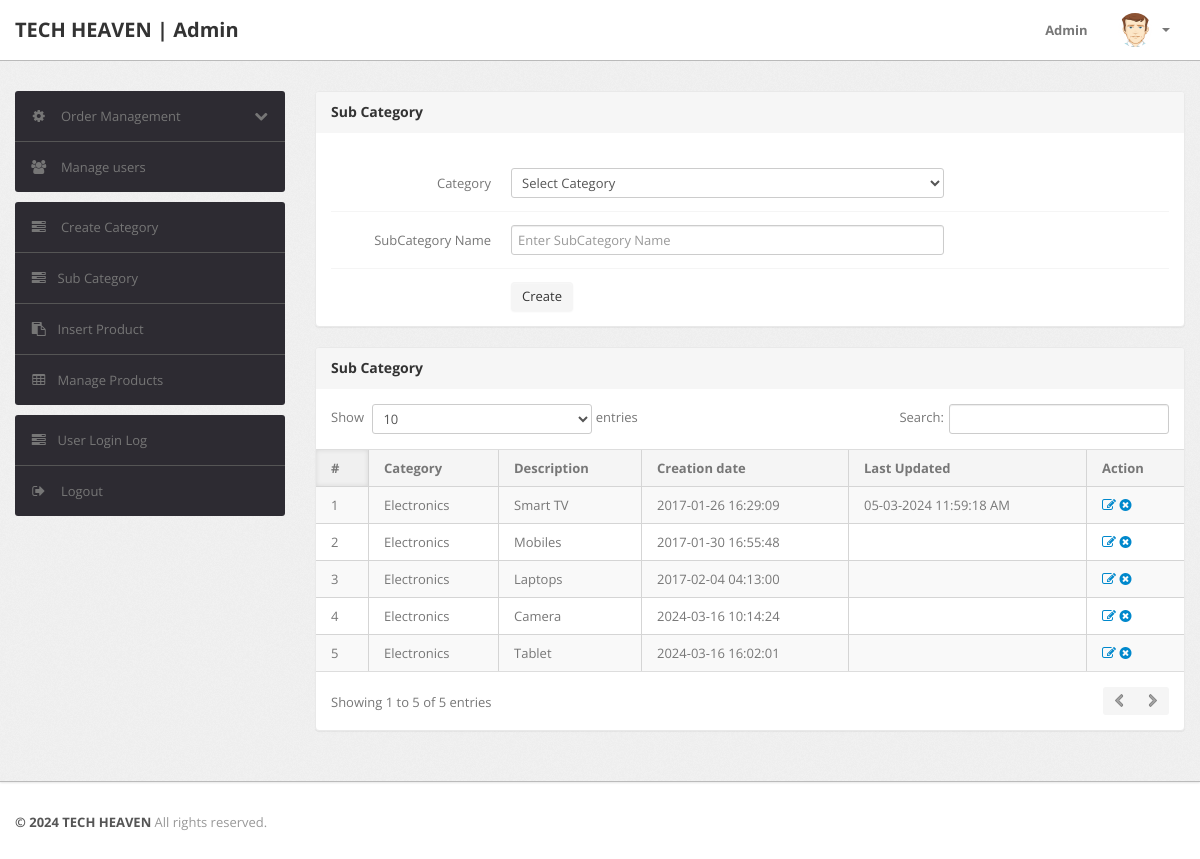
Page /admin/subcategory.php (signed in) on the committed database.
### tables this page shows
CREATE TABLE `subcategory` (
  `id` int(11) NOT NULL,
  `categoryid` int(11) DEFAULT NULL,
  `subcategory` varchar(255) DEFAULT NULL,
  `creationDate` timestamp NULL DEFAULT current_timestamp(),
  `updationDate` varchar(255) DEFAULT NULL
);

CREATE TABLE `category` (
  `id` int(11) NOT NULL,
  `categoryName` varchar(255) DEFAULT NULL,
  `categoryDescription` longtext DEFAULT NULL,
  `creationDate` timestamp NOT NULL DEFAULT current_timestamp(),
  `updationDate` varchar(255) DEFAULT NULL
);

### admin/subcategory.php (the view, shortened to what this page needs)
<?php
include('include/config.php');
if(strlen($_SESSION['alogin'])==0)
	{
header('location:index.php');
}
else{
?>
<!DOCTYPE html>
<html lang="en">
<head>
	<link type="text/css" href="bootstrap/css/bootstrap.min.css" rel="stylesheet">
	<link type="text/css" href="bootstrap/css/bootstrap-responsive.min.css" rel="stylesheet">
	<link type="text/css" href="css/theme.css" rel="stylesheet">
	<link type="text/css" href="images/icons/css/font-awesome.css" rel="stylesheet">
</head>
<body>
<?php include('include/header.php');?>
	<div class="wrapper">
		<div class="container">
			<div class="row">
<?php include('include/sidebar.php');?>
			<div class="span9">
					<div class="content">
						<div class="module">
							<div class="module-head">
								<h3>Sub Category</h3>
							</div>
							<div class="module-body">
									<br />
			<form class="form-horizontal row-fluid" name="subcategory" method="post" >
<div class="control-group">
<label class="control-label" for="basicinput">Category</label>
<div class="controls">
<select name="category" class="span8 tip" required>
<option value="">Select Category</option>
</select>
</div>
</div>
<div class="control-group">
<label class="control-label" for="basicinput">SubCategory Name</label>
<div class="controls">
<input type="text" placeholder="Enter SubCategory Name"  name="subcategory" class="span8 tip" required>
</div>
</div>
	<div class="control-group">
											<div class="controls">
												<button type="submit" name="submit" class="btn">Create</button>
											</div>
										</div>
									</form>
							</div>
						</div>
	<div class="module">
							<div class="module-head">
								<h3>Sub Category</h3>
							</div>
							<div class="module-body table">
								<table cellpadding="0" cellspacing="0" border="0" class="datatable-1 table table-bordered table-striped	 display" width="100%">
									<thead>
										<tr>
											<th>#</th>
											<th>Category</th>
											<th>Description</th>
											<th>Creation date</th>
											<th>Last Updated</th>
											<th>Action</th>
										</tr>
									</thead>
									<tbody>
<?php $query=mysqli_query($con,"select subcategory.id,category.categoryName,subcategory.subcategory,subcategory.creationDate,subcategory.updationDate from subcategory join category on category.id=subcategory.categoryid");
$cnt=1;
while($row=mysqli_fetch_array($query))
{
?>
										<tr>
											<td><?php echo htmlentities($cnt);?></td>
											<td><?php echo htmlentities($row['categoryName']);?></td>
											<td><?php echo htmlentities($row['subcategory']);?></td>
											<td> <?php echo htmlentities($row['creationDate']);?></td>
											<td><?php echo htmlentities($row['updationDate']);?></td>
											<td>
											<a href="edit-subcategory.php?id=<?php echo $row['id']?>" ><i class="icon-edit"></i></a>
											<a href="subcategory.php?id=<?php echo $row['id']?>&del=delete" onClick="return confirm('Are you sure you want to delete?')"><i class="icon-remove-sign"></i></a></td>
										</tr>
										<?php $cnt=$cnt+1; } ?>
								</table>
							</div>
						</div>
					</div>
				</div>
			</div>
		</div>
	</div>
<?php include('include/footer.php');?>
</body>
<?php } ?>

### rows in the picture
subcategory: categoryid.categoryName "Electronics", subcategory "Smart TV", creationDate "2017-01-26 16:29:09", updationDate "05-03-2024 11:59:18 AM"
subcategory: categoryid.categoryName "Electronics", subcategory "Mobiles", creationDate "2017-01-30 16:55:48"
subcategory: categoryid.categoryName "Electronics", subcategory "Laptops", creationDate "2017-02-04 04:13:00"
subcategory: categoryid.categoryName "Electronics", subcategory "Camera", creationDate "2024-03-16 10:14:24"
subcategory: categoryid.categoryName "Electronics", subcategory "Tablet", creationDate "2024-03-16 16:02:01"
